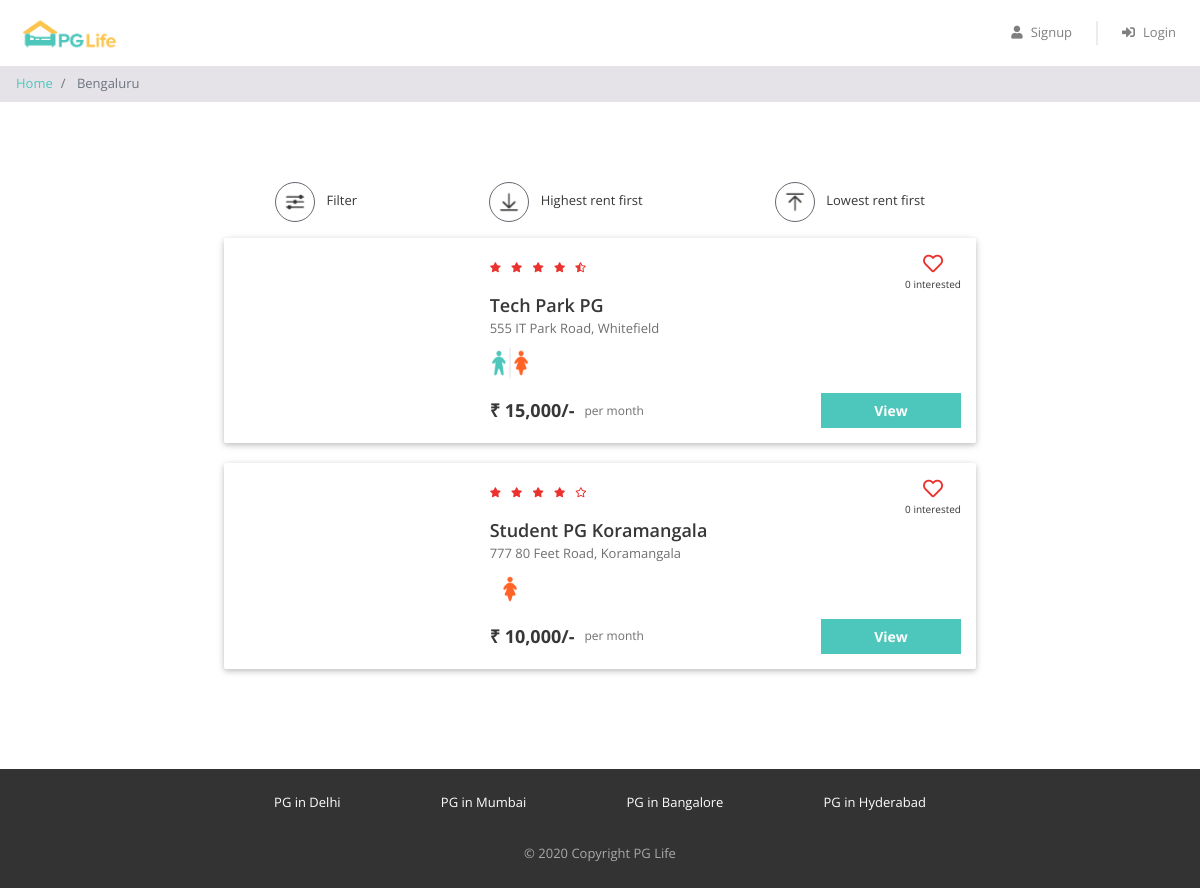
/property_list.php?city=Bengaluru, run on the app's committed database.
### tables this page shows
CREATE TABLE IF NOT EXISTS properties (
    id INT AUTO_INCREMENT PRIMARY KEY,
    city_id INT NOT NULL,
    name VARCHAR(255) NOT NULL,
    address TEXT NOT NULL,
    gender VARCHAR(10) NOT NULL,
    rent INT NOT NULL,
    rating_clean DECIMAL(2,1) DEFAULT 0,
    rating_food DECIMAL(2,1) DEFAULT 0,
    rating_safety DECIMAL(2,1) DEFAULT 0,
    description TEXT,
    FOREIGN KEY (city_id) REFERENCES cities(id)
);

### property_list.php (the view, shortened to what this page needs)
<?php
$city_name = $_GET["city"];
$sql_1 = "SELECT * FROM cities WHERE name = '$city_name'";
$result_1 = mysqli_query($conn, $sql_1);
$city = mysqli_fetch_assoc($result_1);
$city_id = $city['id'];
$sql_2 = "SELECT * FROM properties WHERE city_id = $city_id";
$result_2 = mysqli_query($conn, $sql_2);
$properties = mysqli_fetch_all($result_2, MYSQLI_ASSOC);
?>
<!DOCTYPE html>
<html lang="en">
<head>
    <?php
    include "includes/head_links.php";
    ?>
    <link href="css/property_list.css" rel="stylesheet" />
</head>
<body>
    <?php
    include "includes/header.php";
    ?>
    <nav aria-label="breadcrumb">
        <ol class="breadcrumb py-2">
            <li class="breadcrumb-item">
                <a href="index.php">Home</a>
            </li>
            <li class="breadcrumb-item active" aria-current="page">
                <?php echo $city_name; ?>
            </li>
        </ol>
    </nav>
    <div class="page-container">
        <div class="filter-bar row justify-content-around">
            <div class="col-auto" data-toggle="modal" data-target="#filter-modal">
                <img src="img/filter.png" alt="filter" />
                <span>Filter</span>
            </div>
            <div class="col-auto">
                <img src="img/desc.png" alt="sort-desc" />
                <span>Highest rent first</span>
            </div>
            <div class="col-auto">
                <img src="img/asc.png" alt="sort-asc" />
                <span>Lowest rent first</span>
            </div>
        </div>
        <?php
        foreach ($properties as $property) {
        ?>
            <div class="property-card row">
                <div class="image-container col-md-4">
                </div>
                <div class="content-container col-md-8">
                    <div class="row no-gutters justify-content-between">
                        <?php
                        $total_rating = ($property['rating_clean'] + $property['rating_food'] + $property['rating_safety']) / 3;
                        $total_rating = round($total_rating, 1);
                        ?>
                        <div class="star-container" title="<?= $total_rating ?>">
                            <?php
                            $rating = $total_rating;
                            for ($i = 0; $i < 5; $i++) {
                                if ($rating >= $i + 0.8) {
                            ?>
                                    <i class="fas fa-star"></i>
                                <?php
                                } elseif ($rating >= $i + 0.3) {
                                ?>
                                    <i class="fas fa-star-half-alt"></i>
                                <?php
                                } else {
                                ?>
                                    <i class="far fa-star"></i>
                            <?php
                                }
                            }
                            ?>
                        </div>
                        <div class="interested-container">
                            <?php
                            $interested_users_count = 0;
                            $is_interested = false;
                            if ($is_interested) {
                            ?>
                                <i class="fas fa-heart"></i>
                            <?php
                            } else {
                            ?>
                                <i class="far fa-heart"></i>
                            <?php
                            }
                            ?>
                            <div class="interested-text"><?= $interested_users_count ?> interested</div>
                        </div>
                    </div>
                    <div class="detail-container">
                        <div class="property-name"><?= $property['name'] ?></div>
                        <div class="property-address"><?= $property['address'] ?></div>
                        <div class="property-gender">
                            <?php
                            if ($property['gender'] == "male") {
                            ?>
                                <img src="img/male.png" />
                            <?php
                            } elseif ($property['gender'] == "female") {
                            ?>
                                <img src="img/female.png" />
                            <?php
                            } else {
                            ?>
                                <img src="img/unisex.png" />
                            <?php
                            }
                            ?>
                        </div>
                    </div>
                    <div class="row no-gutters">
                        <div class="rent-container col-6">
                            <div class="rent">₹ <?= number_format($property['rent']) ?>/-</div>
                            <div class="rent-unit">per month</div>
                        </div>
                        <div class="button-container col-6">
                            <a href="property_detail.php?property_id=<?= $property['id'] ?>" class="btn btn-primary">View</a>
                        </div>
                    </div>
                </div>
            </div>
        <?php
        }
        ?>
    </div>
    <?php
    include "includes/footer.php";
    ?>
</body>
</html>

### css/common.css (style rules this page uses)
* { box-sizing: border-box; font-family: 'Open Sans', sans-serif; }
body { color: #373737; font-size: 16px; position: relative; }
.btn-primary, .btn-warning, .btn-danger { color: white; font-weight: bold; }
.breadcrumb { background-color: #e5e3e8; font-size: 13px; border-radius: 0px; margin-bottom: 0px; }
.page-container { max-width: 800px; padding: 80px 24px; margin: auto; }

### css/property_list.css (style rules this page uses)
.filter-bar > div { cursor: pointer; font-size: 13px; text-align: center; margin-bottom: 16px; }
.filter-bar img { width: 40px; height: 40px; border-radius: 40px; border: 1px solid #646870; padding: 6px; margin-right: 8px; }
.property-card { background-color: #ffffff; border-radius: 2px; padding: 15px 0px; margin: 0px auto 20px; box-shadow: 0 2px 5px 0 rgba(0, 0, 0, 0.16), 0 2px 10px 0 rgba(0, 0, 0, 0.12); }
.image-container { text-align: center; }
.star-container i { color: #EA322E; font-size: 10px; margin-right: 6px; }
.interested-container { text-align: center; }
.interested-container i { color: #EA322E; font-size: 20px; cursor: pointer; }
.interested-text { font-size: 10px; }
.detail-container { padding-bottom: 10px; }
.property-name { font-size: 18px; font-weight: 600; }
.property-address { color: #6f6f6f; font-size: 13px; padding-bottom: 5px; }
.property-gender img { width: 40px; }
.rent-container { display: flex; align-items: center; }
.rent { font-size: 18px; font-weight: bold; padding-right: 10px; }
.rent-unit { color: #6f6f6f; font-size: 12px; }
.button-container .btn { font-size: 14px; border-radius: 0px; width: 140px; float: right; }

### data on the page
properties: rating_clean 4.5 (drawn), interested_users_count "0", name "Tech Park PG", address "555 IT Park Road, Whitefield", rent "15,000"
properties: rating_clean 4 (drawn), interested_users_count "0", name "Student PG Koramangala", address "777 80 Feet Road, Koramangala", rent "10,000"

### other printed values
$city_name "Bengaluru"
